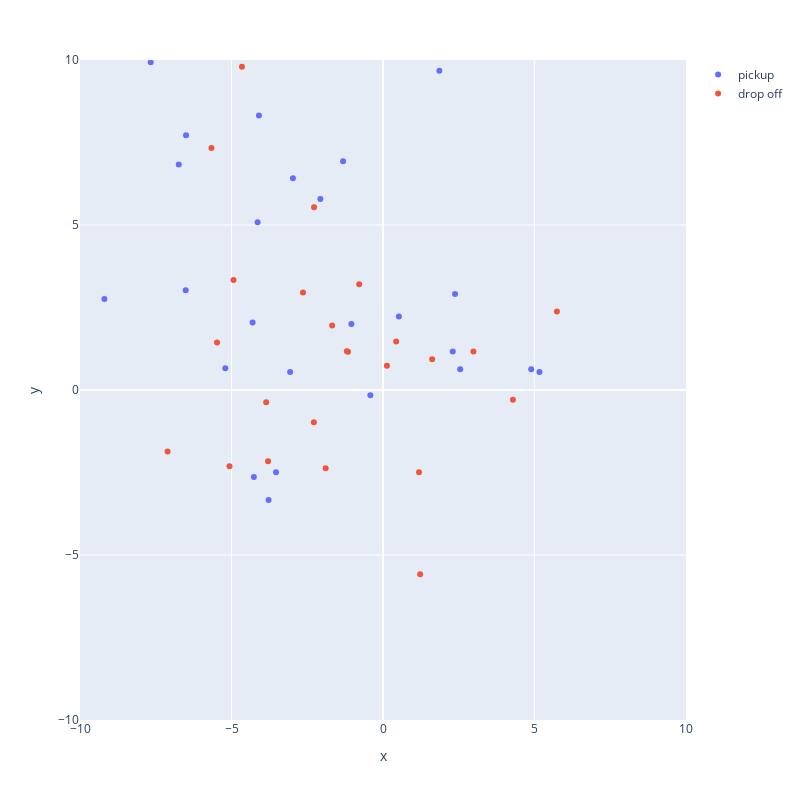

Notebook code cell kept with this figure:
### Code cell
fig = px.scatter(x=data.loc[:, 1], y=data.loc[:, 2], color=data['type'])
fig.update_xaxes(range=[-10, 10])
fig.update_yaxes(range=[-10, 10])
fig.update_layout(width=800, height=800, legend_title_text=None)

### Figure 1 — Plotly figure (JSON) as saved in the notebook; plotly's stock layout.template omitted (floating-point values rounded to 4 significant figures)
{"data": [{"hovertemplate": "color=pickup<br>x=%{x}<br>y=%{y}<extra></extra>", "legendgroup": "pickup", "marker": {"color": "#636efa", "symbol": "circle"}, "mode": "markers", "name": "pickup", "orientation": "v", "showlegend": true, "x": [-1.044, -2.973, -3.066, 5.164, -1.317, -6.741, 4.891, 0.524, -6.5, -0.417, 2.303, 2.548, -4.261, -7.667, -2.067, -5.204, -4.138, -9.194, -6.512, 1.86, -4.094, -3.776, 2.377, -4.303, -3.53], "xaxis": "x", "y": [2.0, 6.414, 0.546, 0.547, 6.934, 6.832, 0.627, 2.226, 7.723, -0.157, 1.164, 0.629, -2.639, 9.934, 5.789, 0.657, 5.082, 2.759, 3.021, 9.672, 8.321, -3.333, 2.908, 2.045, -2.49], "yaxis": "y", "type": "scatter"}, {"hovertemplate": "color=drop off<br>x=%{x}<br>y=%{y}<extra></extra>", "legendgroup": "drop off", "marker": {"color": "#EF553B", "symbol": "circle"}, "mode": "markers", "name": "drop off", "orientation": "v", "showlegend": true, "x": [-5.476, -4.933, 5.74, -2.275, -5.662, -3.856, -1.678, -1.156, -4.655, 1.623, 0.129, -2.64, 0.435, -5.066, -2.283, -7.11, -0.785, 1.188, -1.893, -1.192, 2.984, 1.227, -3.793, 4.288], "xaxis": "x", "y": [1.437, 3.337, 2.382, 5.541, 7.334, -0.37, 1.954, 1.161, 9.797, 0.932, 0.735, 2.953, 1.469, -2.313, -0.981, -1.862, 3.207, -2.493, -2.373, 1.175, 1.163, -5.581, -2.161, -0.297], "yaxis": "y", "type": "scatter"}], "layout": {"xaxis": {"anchor": "y", "domain": [0.0, 1.0], "title": {"text": "x"}, "range": [-10, 10]}, "yaxis": {"anchor": "x", "domain": [0.0, 1.0], "title": {"text": "y"}, "range": [-10, 10]}, "legend": {"title": {}, "tracegroupgap": 0}, "margin": {"t": 60}, "width": 800, "height": 800}}
